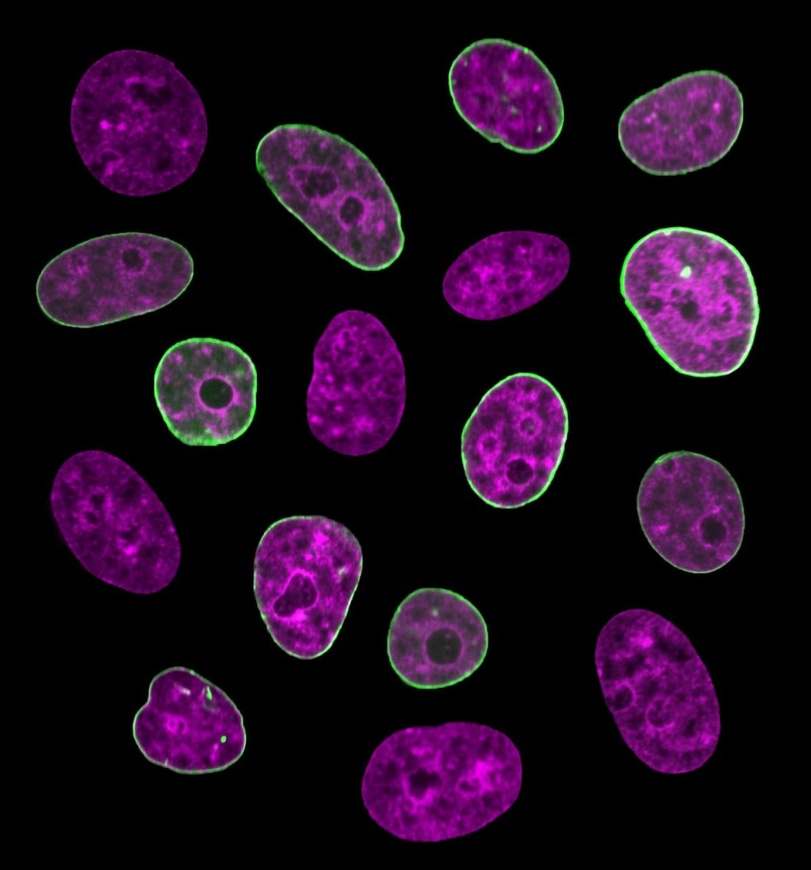
#> input picture cell2.jpg, 811 x 870 px, shrunk from 1200 x 1286 before the run
$ python dip_hw1_region_analysis.py --image cell2.jpg
#> lines starting #> are read from the running program, lines starting #| are printed output that depends on the picture; after the words box and inside, x2 and y2 are one past the last pixel; in counts of white or black regions, pixels touching at a corner belong together
### region_analysis/binary_image.py
import numpy as np


class binary_image:

    def compute_histogram(self, image):
        """Computes the histogram of the input image
        takes as input:
        image: a grey scale image
        returns a histogram"""

        hist = [0]*256
        (rows, cols) = image.shape
        for i in range(rows):
            for j in range(cols):
                hist[image[i, j]] += 1
        return hist

    def find_optimal_threshold(self, hist):
        """analyses a histogram it to find the optimal threshold value assuming a bimodal histogram
        takes as input
        hist: a bimodal histogram
        returns: an optimal threshold value"""

        threshold = 0

        maxIntensity = len(hist) - 1
        threshold = int(maxIntensity / 2)
        changeInThreshold = maxIntensity
        while True:
            if (changeInThreshold < 1):
                break
            sum1 = 0
            mean1 = 0
            for i in range(0, threshold):
                sum1 = sum1 + hist[i]

            for i in range(0, threshold):
                mean1 = mean1 + (i + 1) * (hist[i] / sum1)


            sum2 = 0
            mean2 = 0
            for i in range(threshold, maxIntensity - 1):
                sum2 = sum2 + hist[i]

            for i in range(threshold, maxIntensity - 1):
                mean2 = mean2 + (i + 1) * (hist[i] / sum2)

            newThreshold = int((mean1 + mean2) / 2)
            changeInThreshold = newThreshold - threshold
            threshold = newThreshold
        return threshold


    def binarize(self, image):
        """Comptues the binary image of the the input image based on histogram analysis and thresholding
        take as input
        image: an grey scale image
        returns: a binary image"""
        bin_img = image.copy()
        hist = self.compute_histogram(bin_img)
        threshold = self.find_optimal_threshold(hist)
        (row, col) = image.shape
        # hist = [0] * 256

        for i in range(0, row):
            for j in range(0, col):
                if (image[i][j] < threshold):
                    bin_img[i][j] = 255
                else:
                    bin_img[i][j] = 0

        return bin_img

### region_analysis/cell_counting.py
import cv2
import numpy
class cell_counting:


    def blob_coloring(self, image):
        """Uses the blob coloring algorithm based on 8 pixel window assign region names
        takes a input:
        image: binary image
        return: a list of regions"""
        width, height = image.shape
        count = 1
        r = numpy.zeros((width, height), numpy.uint32)
        r1 = numpy.zeros((width, height), numpy.uint32)

        for j in range(height):
            for i in range(width):
                if image[i, j] == 255:
                    if i - 1 >= 0 and j - 1 >= 0:
                        if r[i, j - 1] > 0 and r[i - 1, j] == 0:
                            r[i, j] = r[i, j - 1]
                        if r[i, j - 1] == 0 and r[i - 1, j] > 0:
                            r[i, j] = r[i - 1, j]
                        if r[i, j - 1] == 0 and r[i - 1, j] == 0:
                            r[i, j] = count
                            count = count + 1

                        if r[i, j - 1] > 0 and r[i - 1, j] > 0:
                            r[i, j] = r[i, j - 1]
                            r[i - 1, j] = r[i, j - 1]
                            dec = 2
                            flag = 0
                            while flag == 0:
                                if r[i - dec, j] != 0:
                                    r[i - dec, j] = r[i - dec + 1, j]
                                    dec = dec + 1
                                else:
                                    flag = 1

                    if i == 0 and j > 0:
                        if r[i, j - 1] == 0:
                            r[i, j] = count
                            count = count + 1
                        if r[i, j - 1] > 0:
                            r[i, j] = r[i, j - 1]

                    if j == 0 and i > 0:
                        if r[i - 1, j] > 0:
                            r[i, j] = r[i - 1, j]
                        if r[i - 1, j] == 0:
                            r[i, j] = count
                            count = count + 1


        s = [0] * count
        for i in range(width):
            for j in range(height):
                if r[i, j] > 0:
                    s[r[i, j]] = s[r[i, j]] + 1


        region = {}

        for i in range(width):
            for j in range(height):
                if r[i, j] != 0:
                    if r[i, j] in region:
                        region[r[i, j]].append([i, j])
                    else:
                        region[r[i, j]] = [[i, j]]
        computeStats = {}
        count = 1
        for a in region.keys():

            flag = 0
            for ec in region[a]:
                if (flag == 0):
                    fx = ec[0]
                    fx2 = ec[0]
                    fy = ec[1]
                    fy2 = ec[1]
                    flag = 1
                else:
                    if (fx > ec[0]):
                        fx = ec[0]
                    elif (fx2 < ec[0]):
                        fx2 = ec[0]
                    if (fy > ec[1]):
                        fy = ec[1]
                    elif (fy2 < ec[1]):
                        fy2 = ec[1]

            dif1 = fx2 - fx
            avg1 = dif1 / 2
            centX = fx + avg1
            dif2 = fy2 - fy
            avg2 = dif2 / 2
            centY = fy + avg2
            count = count + 1
            computeStats[count] = [len(region[a]), [centX, centY]]

            for i in range(width):
                for j in range(height):
                    if s[r[i, j]] > 15:
                        r1[i, j] = r[i, j]
                        if r1[i, j] == 0:
                            r1[i, j] = 0
                        else:
                            r1[i, j] = 255

        for i in range(2, count+1):
            print(i, computeStats[i])

        return r1, computeStats

    def compute_statistics(self, regions):
        return regions[1]

    # [12 lines left out: function mark_regions_image, not called in this run]

### dip_hw1_region_analysis.py
"""dip_hw1.py: Starter file to run howework 1"""

#Example Usage: ./dip_hw1_region_analysis -i imagename.jpg


__author__      = "Pranav Mantini"
__email__ = "pmantini@uh.edu"
__version__ = "1.0.0"

import cv2
import sys
from datetime import datetime
import matplotlib
matplotlib.use('Agg')
import matplotlib.pyplot as plt

from region_analysis import binary_image as bi
from region_analysis import cell_counting as cc

def display_image(window_name, image):
    """A function to display image"""
    cv2.namedWindow(window_name)
    cv2.imshow(window_name, image)
    cv2.waitKey(0)


def main():
    """ The main funtion that parses input arguments, calls the approrpiate
     interpolation method and writes the output image"""

    #Parse input arguments
    from argparse import ArgumentParser

    parser = ArgumentParser()

    parser.add_argument("-i", "--image", dest="image",
                        help="specify the name of the image", metavar="IMAGE")

    args = parser.parse_args()

    #Load image
    if args.image is None:
        print("Please specify the name of image")
        print("use the -h option to see usage information")
        sys.exit(2)
    else:
        image_name = args.image.split(".")[0]
        input_image = cv2.imread(args.image, 0)
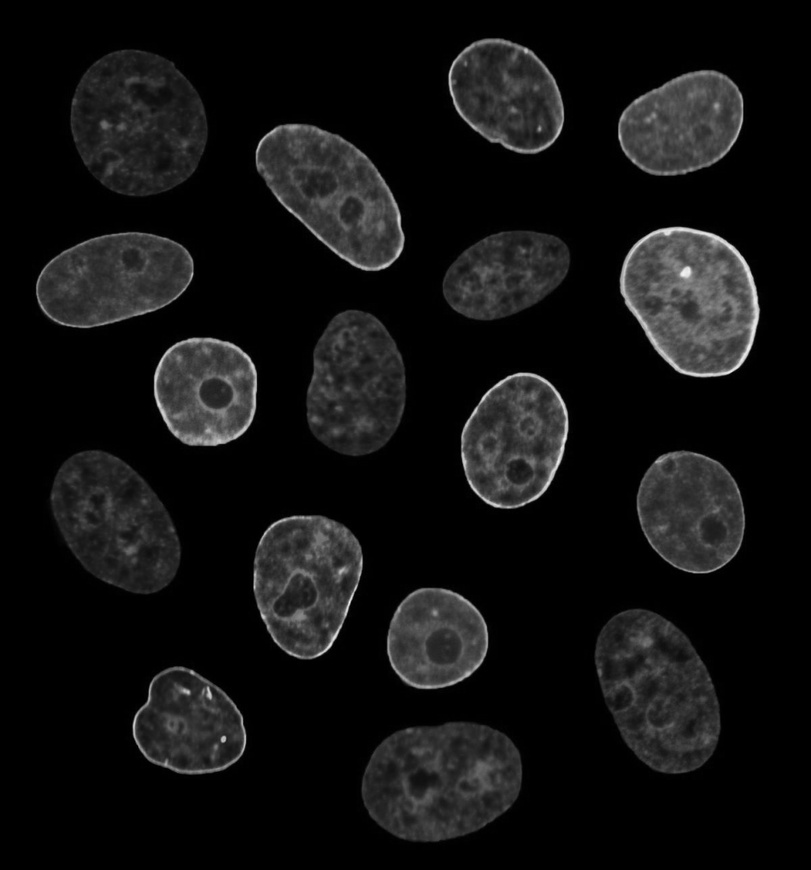
#> input_image: shape (870, 811); min 0, max 247, mean 17.6


    bin_img = bi.binary_image()
    hist = bin_img.compute_histogram(input_image)
#> hist = 256 values, max 455618 at index 0, min 0 at index 242, mean 2756.1

    outputDir = 'output/cellct/'

    #Saving histogram to output directory
    hist_fig = plt.plot(hist)
#> hist_fig = 1 item
    plt.savefig(outputDir+"hist.png")
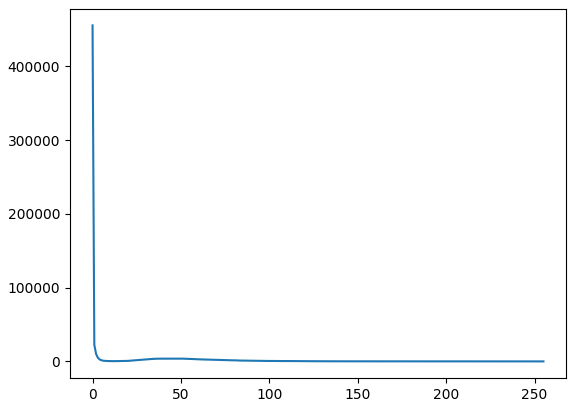
#> figure drawn by matplotlib, 1 panel; curve peaks at x = 0, y = 455618

    threshold = bin_img.find_optimal_threshold(hist)
#> in find_optimal_threshold, `maxIntensity = len(hist) - 1`: maxIntensity = 255
#> in find_optimal_threshold, `threshold = int(maxIntensity / 2)`: threshold = 127
#> in find_optimal_threshold, `changeInThreshold = maxIntensity`: changeInThreshold = 255
#> the loop in find_optimal_threshold, `while True:` made 2 passes
#> changeInThreshold on pass 1: -37
#> threshold = 90
    print("Optimal threshold: ", threshold)
#| Optimal threshold:  90

    binary_img = bin_img.binarize(input_image)
#> the loop in find_optimal_threshold (call 2), `while True:` made 2 passes
#> after the loop in binarize, `for i in range(0, row):`:
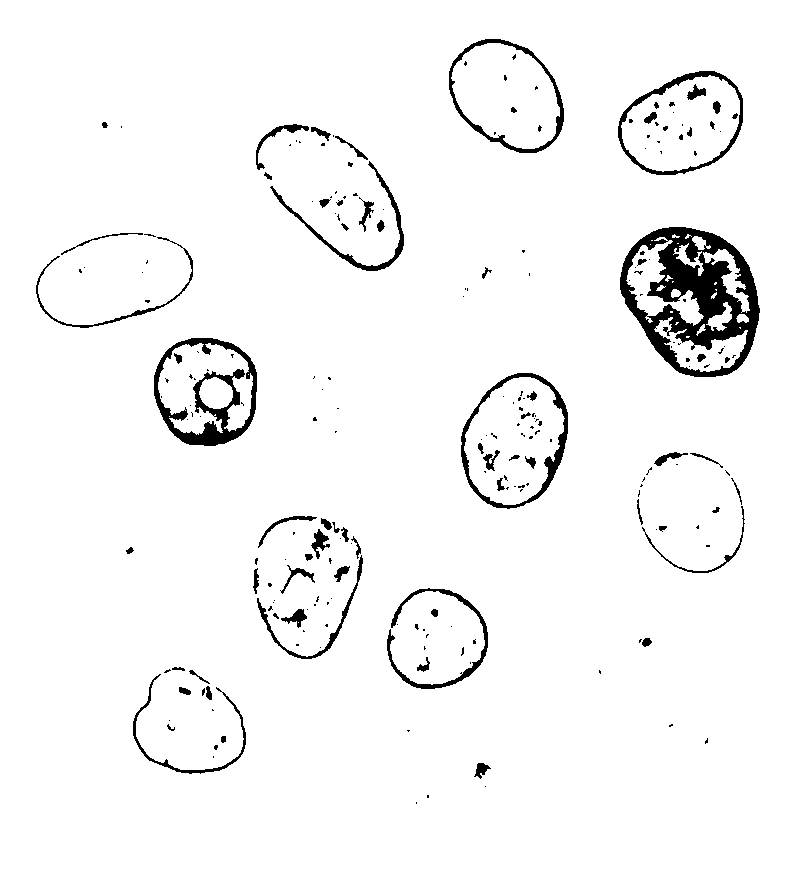
#> bin_img: shape (870, 811); 96.1% white; 228 black regions (157 under 20 px), largest, box (x1, y1, x2, y2) and area: (620, 227, 760, 377) 9284, (154, 338, 257, 446) 3285, (461, 373, 568, 509) 1799
    output_image_name = outputDir + "binary_image_" + datetime.now().strftime("%m%d-%H%M%S") + ".jpg"
    cv2.imwrite(output_image_name, binary_img)


    #blobcoloring
    cell_count_obj = cc.cell_counting()

    regions = cell_count_obj.blob_coloring(binary_img)
#> after the loop in blob_coloring, `for j in range(height):`:
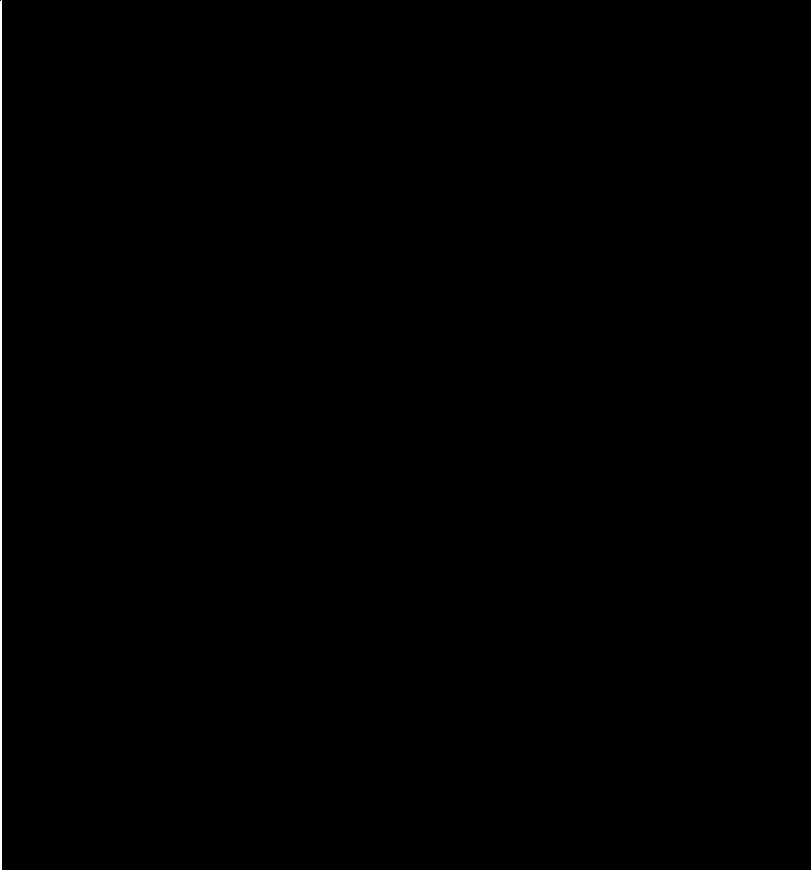
#> r: shape (870, 811) uint32; values 0 (black) and 1 (white), 0.25% white; 1 white region, box (x1, y1, x2, y2) and area: (0, 0, 2, 870) 1739
    stats = cell_count_obj.compute_statistics(regions)


    cell_stats_img = cell_count_obj.mark_regions_image(binary_img, stats)
    output_image_name = outputDir + "cell_stats_" + datetime.now().strftime("%m%d-%H%M%S") + ".jpg"
    cv2.imwrite(output_image_name, cell_stats_img)


if __name__ == "__main__":
#> (the run stopped early here; a loop or call above may not have finished)
